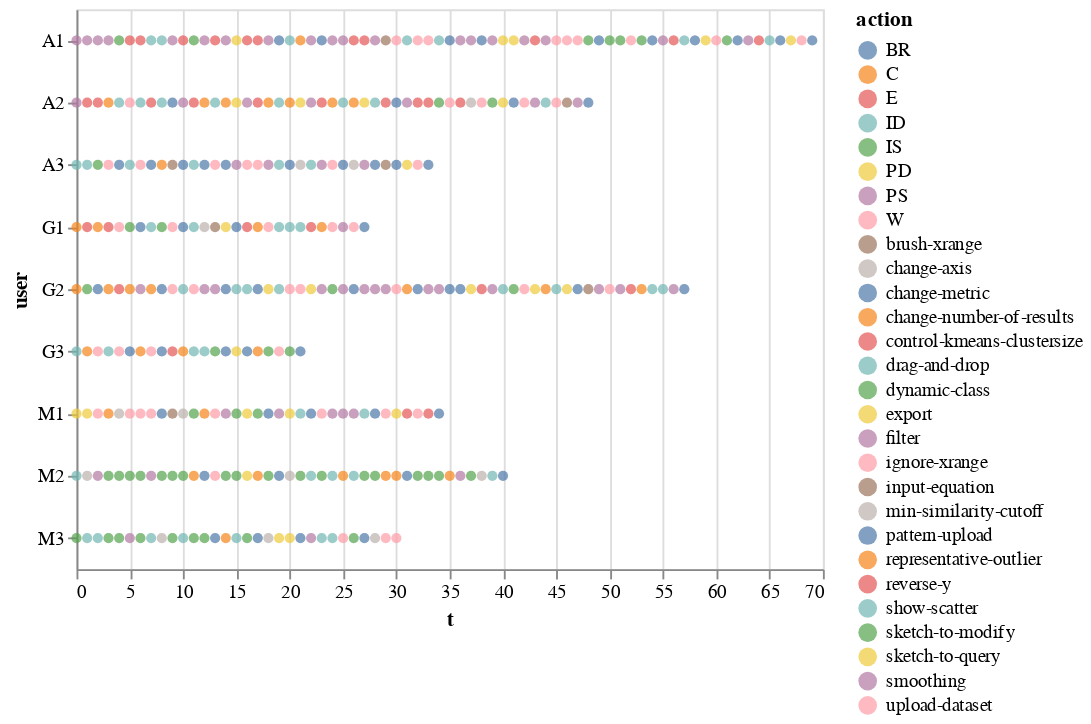

The cell this chart's notebook holds for it:
### Code cell
alt.Chart(df).mark_circle().encode(        
    color='action',
    y="user",
    x='t'
)

### Figure 1 — Vega-Lite specification as saved in the notebook (floating-point values rounded to 4 significant figures; data arrays with more than 128 entries replaced by an {"elided": "..."} marker saying what was removed)
{"$schema": "https://vega.github.io/schema/vega-lite/v2.6.0.json", "config": {"view": {"height": 300, "width": 400}}, "data": {"name": "data-60ce9fe385c98f0e7db3be67079ffff5"}, "datasets": {"data-60ce9fe385c98f0e7db3be67079ffff5": {"elided": "368 records"}}, "encoding": {"color": {"field": "action", "type": "nominal"}, "x": {"field": "t", "type": "quantitative"}, "y": {"field": "user", "type": "nominal"}}, "mark": "circle"}
